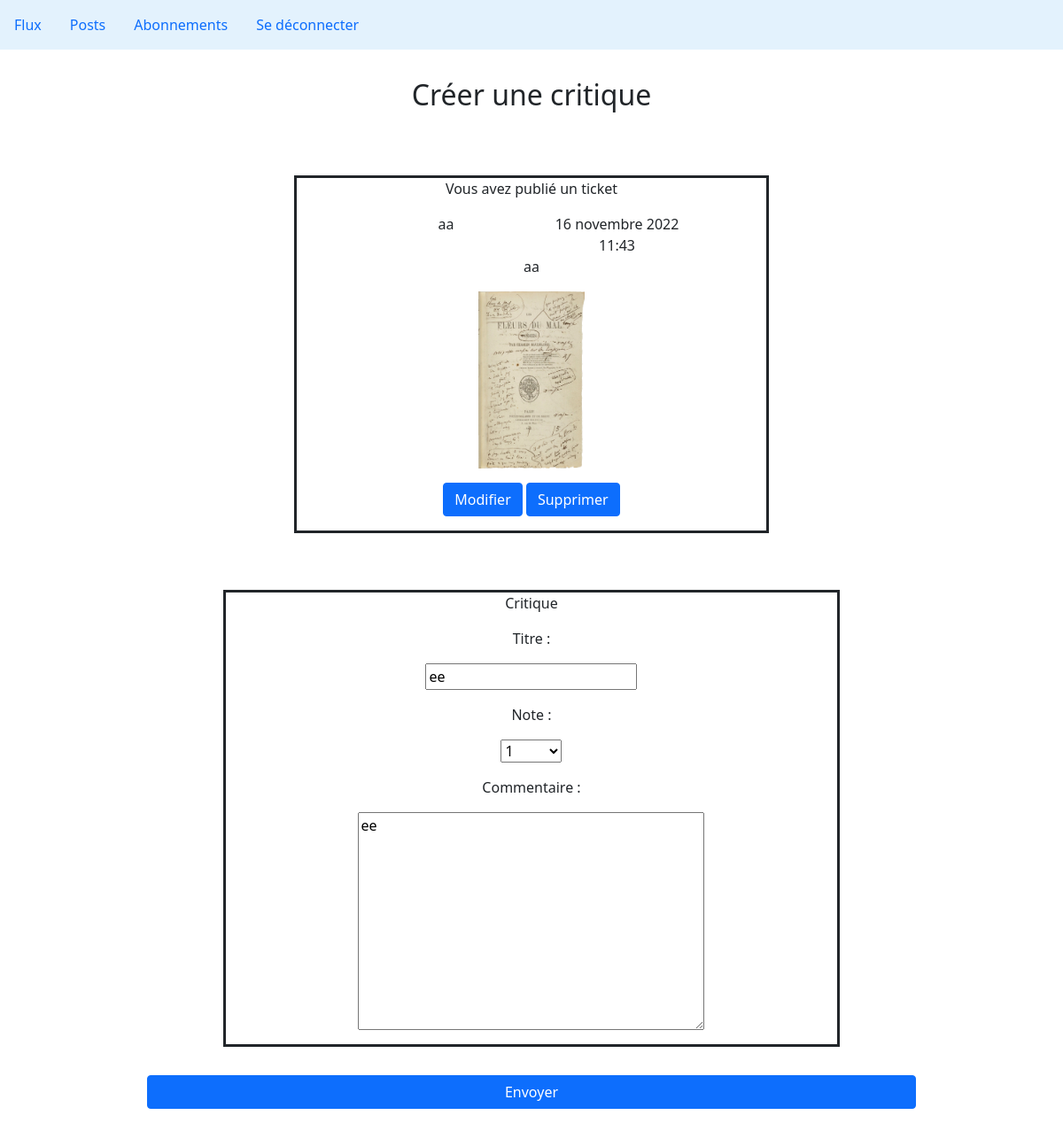
/review/16/change/ (signed in), run on the app's committed database.
### Webapp/models.py (models this page shows)
class Ticket(models.Model):
    title = models.CharField(max_length=128)
    description = models.TextField(max_length=2048, blank=True)
    user = models.ForeignKey(User, on_delete=models.CASCADE)
    image = models.ImageField(null=True,
                              blank=True)
    time_created = models.DateTimeField(auto_now_add=True)
    has_response = models.BooleanField(default=False)

class Review(models.Model):
    RATING_CHOICE = [
        (0, 0),
        (1, 1),
        (2, 2),
        (3, 3),
        (4, 4),
        (5, 5),
    ]
    ticket = models.ForeignKey(Ticket,
                               blank=True,
                               null=True,
                               on_delete=models.CASCADE)
    rating = models.PositiveSmallIntegerField(validators=[
                                              MinValueValidator(0),
                                              MaxValueValidator(5)
                                              ],
                                              choices=RATING_CHOICE,)
    user = models.ForeignKey(User,
                             on_delete=models.CASCADE)
    headline = models.CharField(max_length=128)
    body = models.TextField(max_length=8192, blank=True)
    time_created = models.DateTimeField(auto_now_add=True)

### Webapp/views.py (the view)
# urls.py: path('review/<int:review_id>/change/', views.review_change, name='review-change'),
@login_required(login_url="/")
def review_change(request, review_id):
    review = Review.objects.get(id=review_id)
    ticket = review.ticket
    if request.user != review.user:
        return redirect("not_allowed")
    if request.method == "POST":
        review_form = ReviewForm(request.POST, instance=review)
        if review_form.is_valid():
            review.save()
            return redirect("review-profil", review.id)
    else:
        review_form = ReviewForm(instance=review)
    return render(request,
                  "Webapp/review_create.html",
                  {
                    "ticket": ticket,
                    "review_form": review_form
                  })

### Webapp/forms.py
class ReviewForm(ModelForm):
    class Meta:
        model = Review
        exclude = ("user", "ticket",)

### Webapp/templates/Webapp/review_create.html (shortened to what this page needs)
{% extends 'Webapp/base.html' %}
{% block content %}
<div class="row centered">
    <h2>Créer une critique</h2>
    <form method="POST" enctype="multipart/form-data">
        {% if ticket == None %}
            <div class="container post">
                <div class="centered">
                    <p>Ticket</p>
                    <p>{{ ticket_form.errors }}</p>
                    <p>Titre :</p>
                    <p>{{ ticket_form.title }}</p>
                    <p>Description :</p>
                    <p>{{ ticket_form.description }}</p>
                    <p>Image :</p>
                    <p>{{ ticket_form.image }}</p>
                </div>
            </div>
        {% else %}
            {% include "Webapp/ticket_snippet.html" with ticket=ticket %}
        {% endif %}
        <div class="container post">
            <div class="centered">
                <p>Critique</p>
                <p>Titre :</p>
                <p>{{ review_form.headline }}</p>
                <p>Note :</p>
                <p class="rating">{{ review_form.rating }}</p>
                <p>Commentaire :</p>
                <p>{{ review_form.body }}</p>
            </div>
        </div>
        <input class="btn btn-primary centered" type="submit" value="Envoyer">
    </form>
</div>
{% endblock %}

### Webapp/templates/Webapp/ticket_snippet.html (shortened to what this page needs)
<div class="row">
    <div class="col-12">
        <div class="container post">
            <div class="centered">
                {% if ticket.user == request.user %}
                    <p>Vous avez publié un ticket</p>
                {% else %}
                    <p>{{ ticket.user }} a publié un ticket</p>
                {% endif %}
                <div class="row">
                    <div class="col">{{ ticket.title }}</div>
                    <div class="col">{{ ticket.time_created }}</div>
                </div>
                <div class="row">
                    <p>{{ ticket.description }}</p>
                </div>
                {% if ticket.image %}
                    <p><img src="{{ ticket.image.url }}" alt="{{ ticket.title }}"></p>
                {% endif %}
                <p>
                    {% if ticket.user == request.user %}
                        <a href="{% url 'ticket-change' ticket.id %}" class="btn btn-primary">Modifier</a>
                        <a href="{% url 'ticket-delete' ticket.id %}" class="btn btn-primary">Supprimer</a>
                    {% endif %}
                </p>
            </div>
        </div>
    </div>
</div>

### Webapp/static/Webapp/styles.css (style rules this page uses)
.container { margin-top: 2rem; display: flex; }
.centered { width: 100%; }
.centered form { margin-top: 2rem; }
.row { justify-content: space-evenly; width: 80%; margin: auto; text-align: center; }
.post { border: solid; width: 80%; margin-bottom: 2rem; }
img { max-height: 200px; min-height: 150px; }
h2 { text-align: center; }
.rating { display: inline-block; }

### data on the page
Ticket: title "aa", time_created "16 novembre 2022 11:43", description "aa", image (picture)
Review: headline "ee", rating "1", body "ee"
